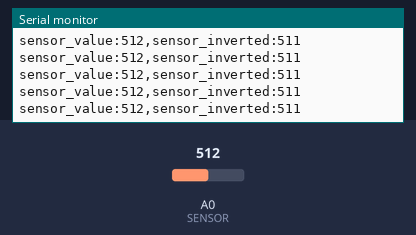
Simulated run of this sketch. Board: Arduino Uno, built with avr-gcc and run on an emulated ATmega328P. Parts: the last lines printed to the serial monitor. Inputs (shaded band) come from the test bench; at power-on: A0 (SENSOR) = 512.

Above: at 1.2 s.
1.3 s: A0 (SENSOR) set to 913
At 2.4 s:
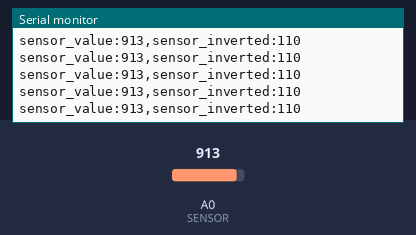
4.3 s: A0 (SENSOR) set to 934
At 5.4 s:
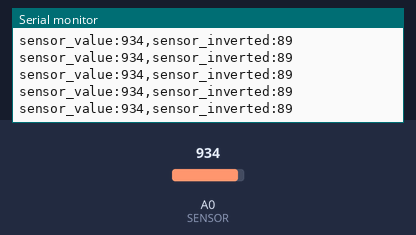
16.3 s: A0 (SENSOR) set to 1013
At 17.4 s:
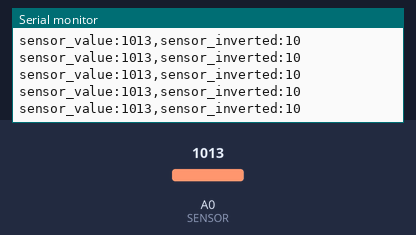
19.3 s: A0 (SENSOR) set to 111
At 20.4 s:
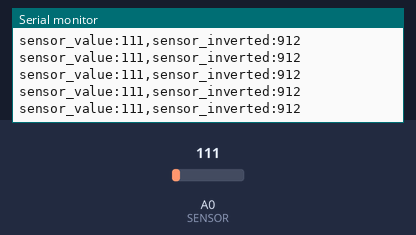
20.8 s: A0 (SENSOR) set to 94
At 21.4 s:
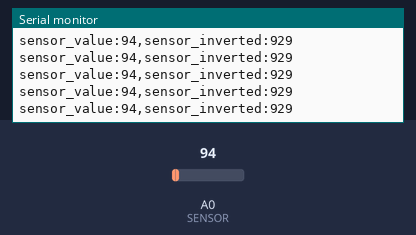
Timing chart, 0 to 23.8 s (numbered marks = the images above; inputs shaded):
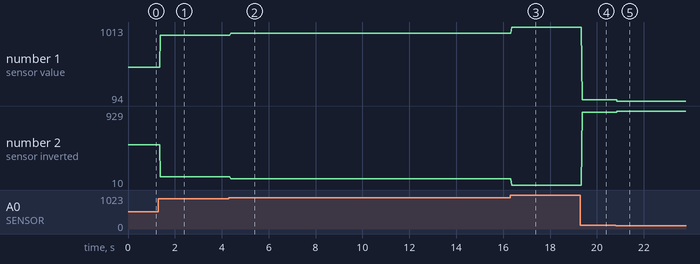

Measured:
- after the input at 1.3 s, the serial monitor: prints a new line after 0.09 s (image 1)
- after the input at 4.3 s, the serial monitor: prints a new line after 0.09 s (image 2)
- after the input at 16.3 s, the serial monitor: prints a new line after 0.07 s (image 3)
- after the input at 19.3 s, the serial monitor: prints a new line after 0.07 s (image 4)
- after the input at 20.8 s, the serial monitor: prints a new line after 0.07 s (image 5)
- plotted number 1: 512 → 913 after the input at 1.3 s, 913 → 934 after the input at 4.3 s, 934 → 1013 after the input at 16.3 s, 1013 → 111 after the input at 19.3 s, 111 → 94 after the input at 20.8 s
- plotted number 2: 511 → 110 after the input at 1.3 s, 110 → 89 after the input at 4.3 s, 89 → 10 after the input at 16.3 s, 10 → 912 after the input at 19.3 s, 912 → 929 after the input at 20.8 s

The sketch:

1-Analogsensor.ino
```cpp
/**
 * Analogsensor auslesen
 * =====================
 *
 * Minimalbeispiel für das Messen einer analogen Spannung. Die Analogeingänge des
 * Arduino Uno können Spannung von 0V…5V mit 10 Bit Präzision messen und liefern
 * daher Werte von 0…1023. Diese werden hier an den Serial Plotter der Arduino IDE
 * gesendet.
 *
 * Hardwareaufbau:
 * ---------------
 *
 *   * Pin A0: KY-018 Helligkeitssensor oder anderen Spannungsteiler
 *
 * Der Spannungsteiler muss am einen Ende gegen 5V und am anderen Ende gegen
 * Masse/Ground verbunden werden. Der mittlere Ausgang, an dem die variable
 * Spannung anliegt, wird mit A0 verbunden, um die Spannung zu messen.
 *
 * Relevante Dokumentation
 * -----------------------
 *
 * https://sensorkit.joy-it.net/de/sensors/ky-018
 * https://www.arduino.cc/reference/en/language/functions/analog-io/analogread/
 */

constexpr int SENSOR = A0;

/**
 * Initialisierung der Hardware nach dem Einschalten
 */
void setup() {
  Serial.begin(9600);
}

/**
 * Unendlich oft ausgeführte Programmlogik
 */
void loop() {
  int sensor_value    = analogRead(SENSOR);
  int sensor_inverted = 1023 - sensor_value;

  Serial.print("sensor_value:");
  Serial.print(sensor_value);
  Serial.print(",sensor_inverted:");
  Serial.print(sensor_inverted);
  Serial.print("\n");
}
```
